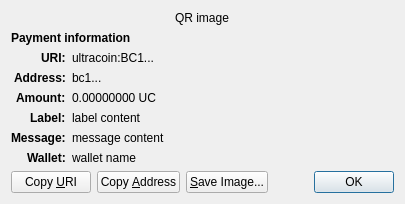
<?xml version="1.0" encoding="UTF-8"?>
<ui version="4.0">
 <class>ReceiveRequestDialog</class>
 <widget class="QDialog" name="ReceiveRequestDialog">
  <property name="geometry">
   <rect>
    <x>0</x>
    <y>0</y>
    <width>413</width>
    <height>229</height>
   </rect>
  </property>
  <property name="windowTitle">
   <string>Request payment to ...</string>
  </property>
  <layout class="QGridLayout" name="gridLayout" columnstretch="0,1">
   <property name="sizeConstraint">
    <enum>QLayout::SetFixedSize</enum>
   </property>
   <item row="0" column="0" colspan="2" alignment="Qt::AlignHCenter">
    <widget class="QRImageWidget" name="qr_code">
     <property name="text">
      <string notr="true">QR image</string>
     </property>
     <property name="textInteractionFlags">
      <set>Qt::NoTextInteraction</set>
     </property>
    </widget>
   </item>
   <item row="1" column="0" colspan="2">
    <widget class="QLabel" name="payment_header">
     <property name="font">
      <font>
       <weight>75</weight>
       <bold>true</bold>
      </font>
     </property>
     <property name="text">
      <string>Payment information</string>
     </property>
     <property name="textInteractionFlags">
      <set>Qt::NoTextInteraction</set>
     </property>
    </widget>
   </item>
   <item row="2" column="0" alignment="Qt::AlignRight|Qt::AlignTop">
    <widget class="QLabel" name="uri_tag">
     <property name="font">
      <font>
       <weight>75</weight>
       <bold>true</bold>
      </font>
     </property>
     <property name="text">
      <string notr="true">URI:</string>
     </property>
     <property name="textFormat">
      <enum>Qt::PlainText</enum>
     </property>
     <property name="textInteractionFlags">
      <set>Qt::NoTextInteraction</set>
     </property>
    </widget>
   </item>
   <item row="2" column="1" alignment="Qt::AlignTop">
    <widget class="QLabel" name="uri_content">
     <property name="text">
      <string notr="true">ultracoin:BC1...</string>
     </property>
     <property name="textFormat">
      <enum>Qt::RichText</enum>
     </property>
     <property name="wordWrap">
      <bool>true</bool>
     </property>
     <property name="textInteractionFlags">
      <set>Qt::TextSelectableByMouse</set>
     </property>
    </widget>
   </item>
   <item row="3" column="0" alignment="Qt::AlignRight|Qt::AlignTop">
    <widget class="QLabel" name="address_tag">
     <property name="font">
      <font>
       <weight>75</weight>
       <bold>true</bold>
      </font>
     </property>
     <property name="text">
      <string>Address:</string>
     </property>
     <property name="textInteractionFlags">
      <set>Qt::NoTextInteraction</set>
     </property>
    </widget>
   </item>
   <item row="3" column="1" alignment="Qt::AlignTop">
    <widget class="QLabel" name="address_content">
     <property name="text">
      <string notr="true">bc1...</string>
     </property>
     <property name="textFormat">
      <enum>Qt::PlainText</enum>
     </property>
     <property name="textInteractionFlags">
      <set>Qt::TextSelectableByMouse</set>
     </property>
    </widget>
   </item>
   <item row="4" column="0" alignment="Qt::AlignRight|Qt::AlignTop">
    <widget class="QLabel" name="amount_tag">
     <property name="font">
      <font>
       <weight>75</weight>
       <bold>true</bold>
      </font>
     </property>
     <property name="text">
      <string>Amount:</string>
     </property>
     <property name="textInteractionFlags">
      <set>Qt::NoTextInteraction</set>
     </property>
    </widget>
   </item>
   <item row="4" column="1" alignment="Qt::AlignTop">
    <widget class="QLabel" name="amount_content">
     <property name="text">
      <string notr="true">0.00000000 UC</string>
     </property>
     <property name="textFormat">
      <enum>Qt::PlainText</enum>
     </property>
     <property name="textInteractionFlags">
      <set>Qt::TextSelectableByMouse</set>
     </property>
    </widget>
   </item>
   <item row="5" column="0" alignment="Qt::AlignRight|Qt::AlignTop">
    <widget class="QLabel" name="label_tag">
     <property name="font">
      <font>
       <weight>75</weight>
       <bold>true</bold>
      </font>
     </property>
     <property name="text">
      <string>Label:</string>
     </property>
     <property name="textInteractionFlags">
      <set>Qt::NoTextInteraction</set>
     </property>
    </widget>
   </item>
   <item row="5" column="1" alignment="Qt::AlignTop">
    <widget class="QLabel" name="label_content">
     <property name="text">
      <string notr="true">label content</string>
     </property>
     <property name="textFormat">
      <enum>Qt::PlainText</enum>
     </property>
     <property name="wordWrap">
      <bool>true</bool>
     </property>
     <property name="textInteractionFlags">
      <set>Qt::TextSelectableByMouse</set>
     </property>
    </widget>
   </item>
   <item row="6" column="0" alignment="Qt::AlignRight|Qt::AlignTop">
    <widget class="QLabel" name="message_tag">
     <property name="font">
      <font>
       <weight>75</weight>
       <bold>true</bold>
      </font>
     </property>
     <property name="text">
      <string>Message:</string>
     </property>
     <property name="textInteractionFlags">
      <set>Qt::NoTextInteraction</set>
     </property>
    </widget>
   </item>
   <item row="6" column="1" alignment="Qt::AlignTop">
    <widget class="QLabel" name="message_content">
     <property name="text">
      <string notr="true">message content</string>
     </property>
     <property name="textFormat">
      <enum>Qt::PlainText</enum>
     </property>
     <property name="wordWrap">
      <bool>true</bool>
     </property>
     <property name="textInteractionFlags">
      <set>Qt::TextSelectableByMouse</set>
     </property>
    </widget>
   </item>
   <item row="7" column="0" alignment="Qt::AlignRight|Qt::AlignTop">
    <widget class="QLabel" name="wallet_tag">
     <property name="font">
      <font>
       <weight>75</weight>
       <bold>true</bold>
      </font>
     </property>
     <property name="text">
      <string>Wallet:</string>
     </property>
     <property name="textInteractionFlags">
      <set>Qt::NoTextInteraction</set>
     </property>
    </widget>
   </item>
   <item row="7" column="1" alignment="Qt::AlignTop">
    <widget class="QLabel" name="wallet_content">
     <property name="text">
      <string notr="true">wallet name</string>
     </property>
     <property name="textFormat">
      <enum>Qt::PlainText</enum>
     </property>
     <property name="wordWrap">
      <bool>true</bool>
     </property>
     <property name="textInteractionFlags">
      <set>Qt::TextSelectableByMouse</set>
     </property>
    </widget>
   </item>
   <item row="8" column="0" colspan="2">
    <layout class="QHBoxLayout" name="horizontalLayout">
     <item>
      <widget class="QPushButton" name="btnCopyURI">
       <property name="text">
        <string>Copy &amp;URI</string>
       </property>
       <property name="autoDefault">
        <bool>false</bool>
       </property>
      </widget>
     </item>
     <item>
      <widget class="QPushButton" name="btnCopyAddress">
       <property name="text">
        <string>Copy &amp;Address</string>
       </property>
       <property name="autoDefault">
        <bool>false</bool>
       </property>
      </widget>
     </item>
     <item>
      <widget class="QPushButton" name="btnSaveAs">
       <property name="text">
        <string>&amp;Save Image...</string>
       </property>
       <property name="autoDefault">
        <bool>false</bool>
       </property>
      </widget>
     </item>
     <item>
      <spacer name="horizontalSpacer_2">
       <property name="orientation">
        <enum>Qt::Horizontal</enum>
       </property>
       <property name="sizeHint" stdset="0">
        <size>
         <width>40</width>
         <height>20</height>
        </size>
       </property>
      </spacer>
     </item>
     <item>
      <widget class="QDialogButtonBox" name="buttonBox">
       <property name="focusPolicy">
        <enum>Qt::StrongFocus</enum>
       </property>
       <property name="standardButtons">
        <set>QDialogButtonBox::Ok</set>
       </property>
      </widget>
     </item>
    </layout>
   </item>
  </layout>
 </widget>
 <customwidgets>
  <customwidget>
   <class>QRImageWidget</class>
   <extends>QLabel</extends>
   <header>qt/qrimagewidget.h</header>
  </customwidget>
 </customwidgets>
 <tabstops>
  <tabstop>buttonBox</tabstop>
  <tabstop>btnCopyURI</tabstop>
  <tabstop>btnCopyAddress</tabstop>
  <tabstop>btnSaveAs</tabstop>
 </tabstops>
 <resources/>
 <connections>
  <connection>
   <sender>buttonBox</sender>
   <signal>accepted()</signal>
   <receiver>ReceiveRequestDialog</receiver>
   <slot>accept()</slot>
   <hints>
    <hint type="sourcelabel">
     <x>135</x>
     <y>230</y>
    </hint>
    <hint type="destinationlabel">
     <x>135</x>
     <y>126</y>
    </hint>
   </hints>
  </connection>
 </connections>
</ui>
